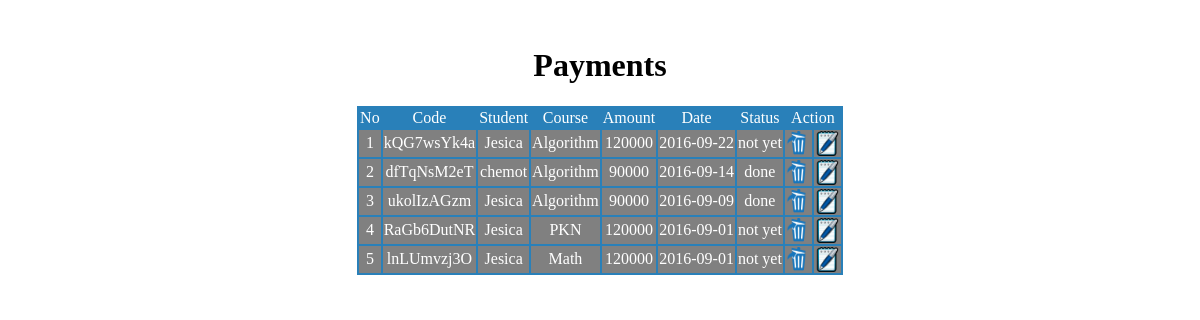
The page /payments/viewpayments.php on the database its author committed.
### tables this page shows
CREATE TABLE IF NOT EXISTS `payments` (
  `code` varchar(10) NOT NULL,
  `amount` int(10) NOT NULL,
  `date` date NOT NULL,
  `status` varchar(25) NOT NULL,
  `id_students` int(10) NOT NULL,
  `id_course` int(11) NOT NULL,
  PRIMARY KEY (`code`)
);

CREATE TABLE IF NOT EXISTS `students` (
  `id_students` int(10) NOT NULL AUTO_INCREMENT,
  `name` varchar(25) NOT NULL,
  `email` varchar(50) NOT NULL,
  `password` varchar(50) NOT NULL,
  `gender` varchar(1) NOT NULL,
  `active` varchar(10) NOT NULL,
  PRIMARY KEY (`id_students`)
);

CREATE TABLE IF NOT EXISTS `course` (
  `id_course` int(10) NOT NULL AUTO_INCREMENT,
  `name` varchar(25) NOT NULL,
  `description` varchar(50) NOT NULL,
  `id_instructor` int(10) NOT NULL,
  PRIMARY KEY (`id_course`)
);

### payments/viewpayments.php (the view, shortened to what this page needs)
<?php
$sql=mysql_query("select * from payments order by date desc")or die("salah");
?>
<center>
<link rel="stylesheet" href="../css/button.css">
<br>
<h1>Payments</h1>
<table border=0 align=center bgcolor="#2980B9">
<tr>
	<td align=center><font color="white">No</td>
	<td align=center><font color="white">Code</td>
	<td align=center><font color="white">Student</td>
	<td align=center><font color="white">Course</td>
	<td align=center><font color="white">Amount</td>
	<td align=center><font color="white">Date</td>
	<td align=center><font color="white">Status</td>
	<td colspan=2 align=center><font color="white">Action</td>
</tr>
<?php
$no=1;
while($hasil=mysql_fetch_array($sql)){
$tampil=mysql_query("select * from students where id_students=$hasil[4]");
$nama=mysql_result($tampil,0,"name");
$tampil1=mysql_query("select * from course where id_course=$hasil[5]");
$nama1=mysql_result($tampil1,0,"name");
?>
<tr>
	<td  bgcolor="gray" align=center><font color="white"><?php echo $no; ?></td>
	<td  bgcolor="gray" align=center><font color="white"><?php echo $hasil[0]; ?></td>
	<td  bgcolor="gray" align=center><font color="white"><?php echo $nama; ?></td>
	<td  bgcolor="gray" align=center><font color="white"><?php echo $nama1; ?></td>
	<td  bgcolor="gray" align=center><font color="white"><?php echo $hasil[1]; ?></td>
	<td  bgcolor="gray" align=center><font color="white"><?php echo $hasil[2]; ?></td>
	<td  bgcolor="gray" align=center><font color="white"><?php echo $hasil[3]; ?></td>
	<td  bgcolor="gray"><center><font color="white"><a href="deletepayments.php?id=<?php echo $hasil[0] ?>" title="Delete"><img src="../images/hapus.png" width=25 height=25></a></td>
	<td  bgcolor="gray"><center><font color="white"><a href="editpayments.php?id=<?php echo $hasil[0] ?>" title="Edit"><img src="../images/edit.png" width=25 height=25></a></td>
</tr>
<?php
$no++;
}
?>
</table>

### rows shown on the page
payments: code "kQG7wsYk4a", id_students.name "Jesica", id_course.name "Algorithm", amount "120000", date "2016-09-22", status "not yet"
payments: code "dfTqNsM2eT", id_students.name "chemot", id_course.name "Algorithm", amount "90000", date "2016-09-14", status "done"
payments: code "ukolIzAGzm", id_students.name "Jesica", id_course.name "Algorithm", amount "90000", date "2016-09-09", status "done"
payments: code "RaGb6DutNR", id_students.name "Jesica", id_course.name "PKN", amount "120000", date "2016-09-01", status "not yet"
payments: code "lnLUmvzj3O", id_students.name "Jesica", id_course.name "Math", amount "120000", date "2016-09-01", status "not yet"
